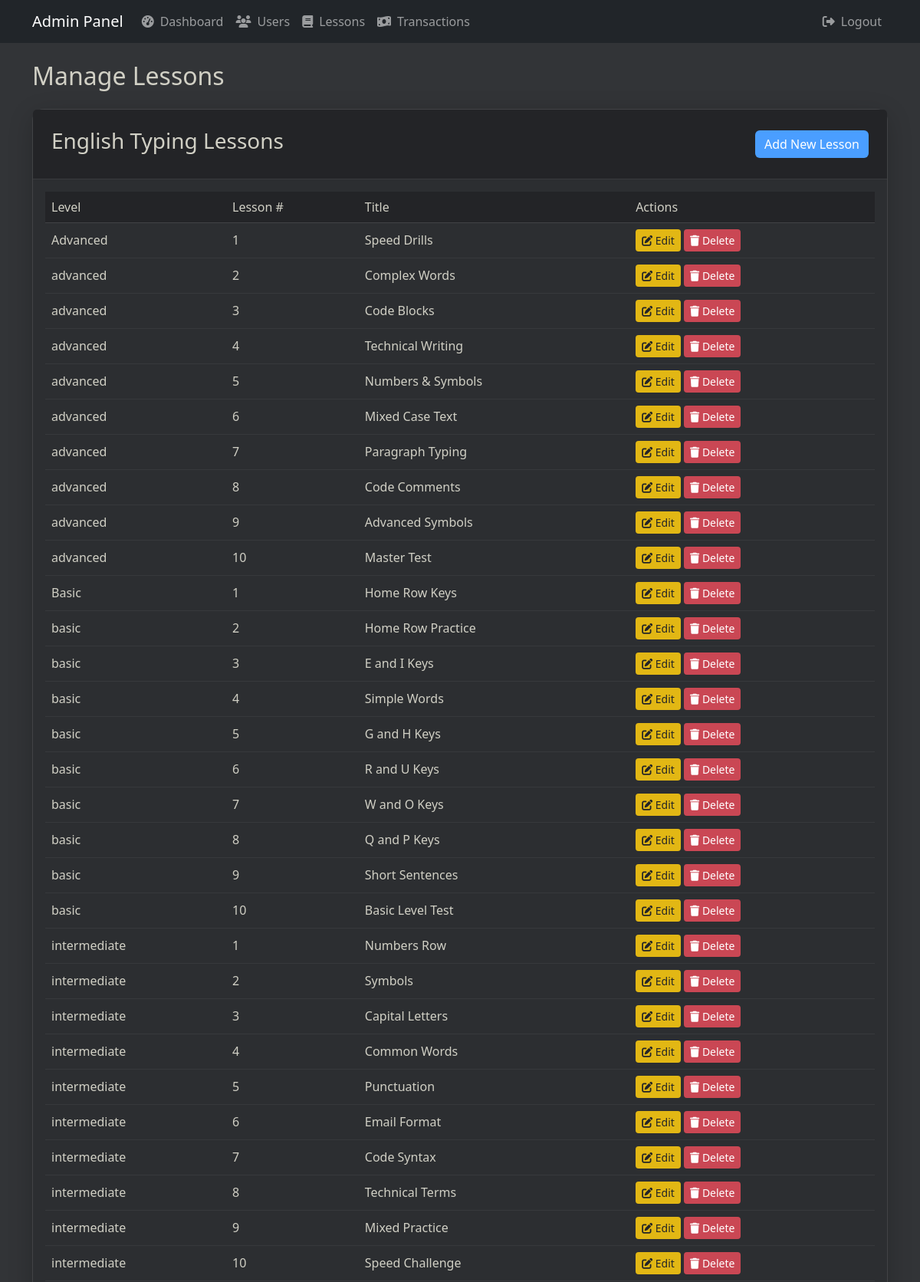
Screenshot of /admin/manage_lessons.php (signed in, upper part) with the database file from the repository.
### tables this page shows
CREATE TABLE `lessons` (
  `id` int(11) NOT NULL,
  `level` varchar(20) NOT NULL,
  `lesson_number` int(11) NOT NULL,
  `title` varchar(100) NOT NULL,
  `content` text NOT NULL,
  `target_wpm` int(11) DEFAULT 30,
  `created_at` timestamp NOT NULL DEFAULT current_timestamp()
);

### admin/manage_lessons.php (the view, shortened to what this page needs)
<?php
require_once '../config/database.php';
$stmt = $pdo->prepare("SELECT * FROM lessons ORDER BY level, lesson_number");
$stmt->execute();
$lessons = $stmt->fetchAll(PDO::FETCH_ASSOC);
?>
<!DOCTYPE html>
<html lang="en">
<head>
    <link href="https://cdn.jsdelivr.net/npm/bootstrap@5.3.0/dist/css/bootstrap.min.css" rel="stylesheet">
    <link rel="stylesheet" href="https://cdnjs.cloudflare.com/ajax/libs/font-awesome/6.4.0/css/all.min.css">
</head>
<body>
    <?php include __DIR__ . '/includes/admin_navbar.php'; ?>
    <div class="container">
        <h2 class="mb-4">Manage Lessons</h2>
        <div class="card mb-4">
            <div class="card-header d-flex justify-content-between align-items-center">
                <h3>English Typing Lessons</h3>
                <a href="add_lesson.php" class="btn btn-primary">Add New Lesson</a>
            </div>
            <div class="card-body">
                <table class="table">
                    <thead>
                        <tr>
                            <th>Level</th>
                            <th>Lesson #</th>
                            <th>Title</th>
                            <th>Actions</th>
                        </tr>
                    </thead>
                    <tbody>
                        <?php foreach ($lessons as $lesson): ?>
                        <tr>
                            <td><?php echo htmlspecialchars($lesson['level']); ?></td>
                            <td><?php echo htmlspecialchars($lesson['lesson_number']); ?></td>
                            <td><?php echo htmlspecialchars($lesson['title']); ?></td>
                            <td>
                                <a href="edit_lesson.php?id=<?php echo $lesson['id']; ?>&type=english" class="btn btn-sm btn-warning">
                                    <i class="fas fa-edit"></i> Edit
                                </a>
                                <a href="delete_lesson.php?id=<?php echo $lesson['id']; ?>&type=english"
                                   class="btn btn-sm btn-danger"
                                   onclick="return confirm('Are you sure you want to delete this lesson?')">
                                    <i class="fas fa-trash"></i> Delete
                                </a>
                            </td>
                        </tr>
                        <?php endforeach; ?>
                    </tbody>
                </table>
            </div>
        </div>
    </div>
</body>
</html>

### admin/manage_lessons.php (style rules this page uses)
body { background: #323437; color: #d1d0c5; min-height: 100vh; }
.card { background: #2c2e31; border-radius: 15px; border: 1px solid rgba(255, 255, 255, 0.1); box-shadow: 0 8px 32px rgba(0, 0, 0, 0.2); margin-bottom: 2rem; }
.card-header { background: #232427; border-bottom: 1px solid rgba(255, 255, 255, 0.1); padding: 1.5rem; }
.btn-primary { background: #4a9eff; border: none; transition: all 0.3s ease; }
.btn-warning { background: #e2b714; border: none; color: #232427; }
.btn-danger { background: #ca4754; border: none; }
.table { color: #d1d0c5; }
.table th { color: #d1d0c5; font-weight: 500; background: #232427; border-bottom-color: rgba(255, 255, 255, 0.1); }
.table td { border-color: rgba(255, 255, 255, 0.05); vertical-align: middle; background: #2c2e31; color: #d1d0c5; }
h2, h3 { color: #d1d0c5; }

### rows the page displays
lessons: level "Advanced", lesson_number "1", title "Speed Drills"
lessons: level "advanced", lesson_number "2", title "Complex Words"
lessons: level "advanced", lesson_number "3", title "Code Blocks"
lessons: level "advanced", lesson_number "4", title "Technical Writing"
lessons: level "advanced", lesson_number "5", title "Numbers & Symbols"
lessons: level "advanced", lesson_number "6", title "Mixed Case Text"
lessons: level "advanced", lesson_number "7", title "Paragraph Typing"
lessons: level "advanced", lesson_number "8", title "Code Comments"
lessons: level "advanced", lesson_number "9", title "Advanced Symbols"
lessons: level "advanced", lesson_number "10", title "Master Test"
lessons: level "Basic", lesson_number "1", title "Home Row Keys"
lessons: level "basic", lesson_number "2", title "Home Row Practice"
lessons: level "basic", lesson_number "3", title "E and I Keys"
lessons: level "basic", lesson_number "4", title "Simple Words"
lessons: level "basic", lesson_number "5", title "G and H Keys"
lessons: level "basic", lesson_number "6", title "R and U Keys"
lessons: level "basic", lesson_number "7", title "W and O Keys"
lessons: level "basic", lesson_number "8", title "Q and P Keys"
lessons: level "basic", lesson_number "9", title "Short Sentences"
lessons: level "basic", lesson_number "10", title "Basic Level Test"
lessons: level "intermediate", lesson_number "1", title "Numbers Row"
lessons: level "intermediate", lesson_number "2", title "Symbols"
lessons: level "intermediate", lesson_number "3", title "Capital Letters"
lessons: level "intermediate", lesson_number "4", title "Common Words"
lessons: level "intermediate", lesson_number "5", title "Punctuation"
lessons: level "intermediate", lesson_number "6", title "Email Format"
lessons: level "intermediate", lesson_number "7", title "Code Syntax"
lessons: level "intermediate", lesson_number "8", title "Technical Terms"
lessons: level "intermediate", lesson_number "9", title "Mixed Practice"
lessons: level "intermediate", lesson_number "10", title "Speed Challenge"
